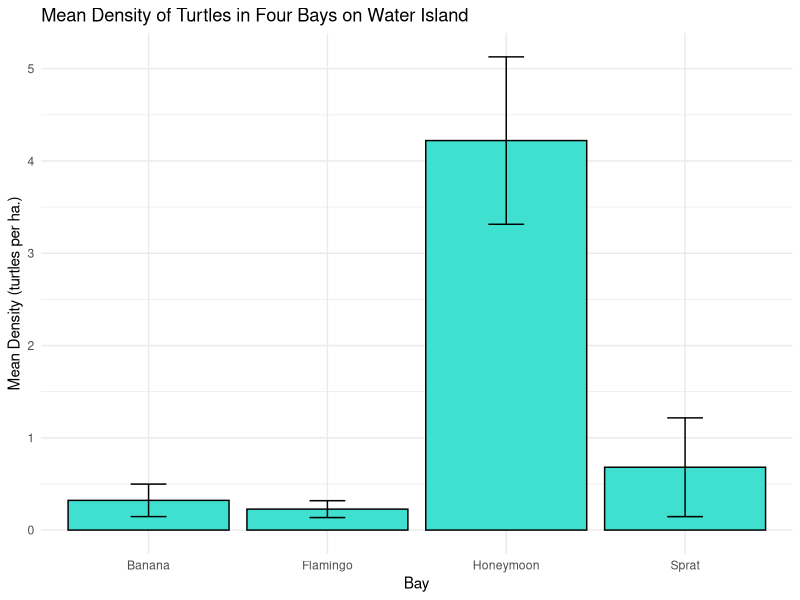
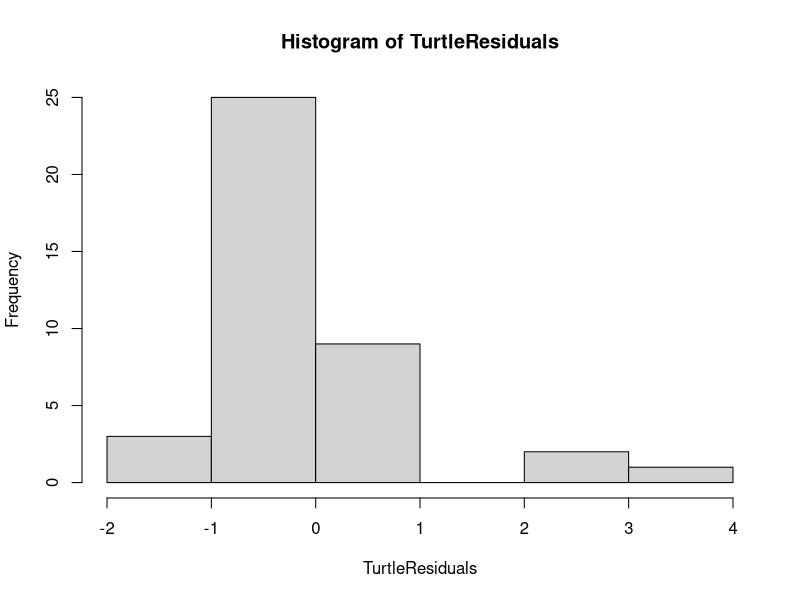

The R source for these figures, in order:
# Turtle thesis hypothesis 2

setwd("C:/Users/emmad/Desktop/Sea turtle thesis/Analysis")
getwd()

library(tidyverse)
library(readr)
library(ggplot2)
library(dplyr)
library(tidyr)

Turtles <- read.csv("Turtle_densityV3.csv")

Turtles_long <- Turtles %>%
  pivot_longer(
    cols = starts_with("Density"),
    names_to = "Replicate",
    values_to = "Turtle.density"
  )

# Summary dataframe of the data

Turtle_summary <- Turtles_long %>%
  group_by(Bay) %>%
  summarise(
    MEAN_density  = mean(Turtle.density),
    SEM_density = sd(Turtle.density) / sqrt(length(Turtle.density))
  )


# Making a plot of the data

ggplot(Turtle_summary, aes(x=Bay, y=MEAN_density)) +
  geom_bar(stat="identity", fill = "turquoise", color = "black") +
  geom_errorbar(aes(ymin=MEAN_density-SEM_density, ymax=MEAN_density+SEM_density), width=.2) + labs (title = "Mean Density of Turtles in Four Bays on Water Island", x = "Bay", y = "Mean Density (turtles per ha.)") + theme_minimal() 


# Run an ANOVA

anova_result <- aov(Turtle.density ~ Bay, data = Turtles_long) 
summary(anova_result) 

#Null hypothesis: There is no difference among group means.
#Alternative hypothesis: At least one group mean differs from the others. 

#Shapiro-Wilk test

TurtleResiduals <- rstandard(anova_result)

shapiro.test(TurtleResiduals)

#Null hypothesis: The data follow a normal distribution.

hist(TurtleResiduals) 

# Bartlett test

bartlett.test(Turtle.density ~ Bay, data = Turtles_long) 

# One-way ANOVA assumptions were not met, so I will do the non-parametric test for a one-way ANOVA, Kruskal-Wallis test

# Performing Kruskal-Wallis Test
kruskal_test_result <- kruskal.test(Turtle.density ~ Bay, data = Turtles_long)
print(kruskal_test_result)


